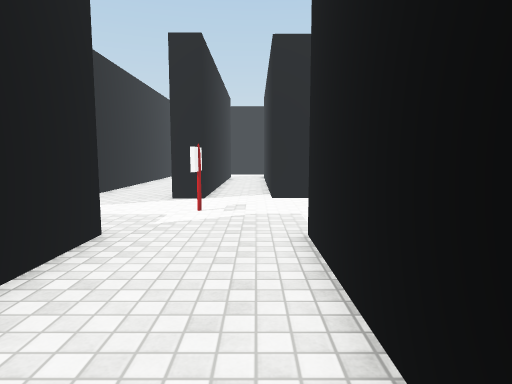
[1] (above)

24 first-person views from a walk through a Unity game level. The camera is 1.3 m above the floor, tilts 6° down and sees 75° across. The floor is counted in squares, 1 m on a side. Each view is taken from the middle of a square. On the plan, view 1 faces up. The plan holds only what a view shows up to about 14 squares ahead; the rest is blank. The place goes on beyond the plan. The player is left out. Surface patterns are stand-ins for the level's own textures.

[2]
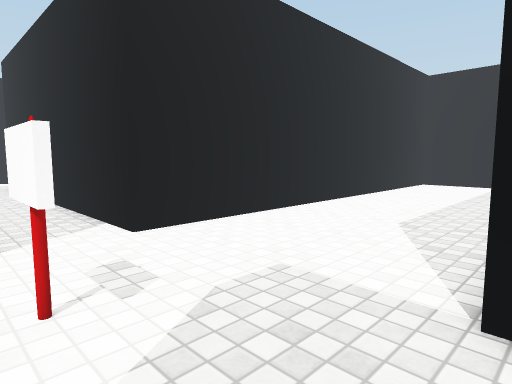

[3]
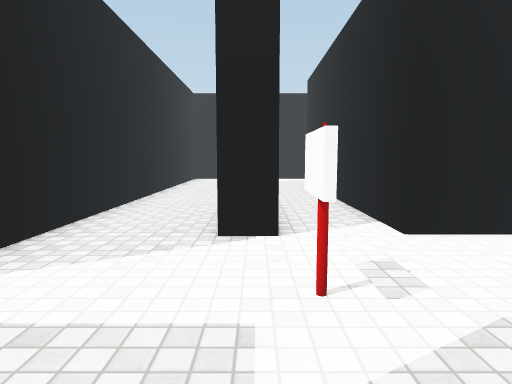

[4]
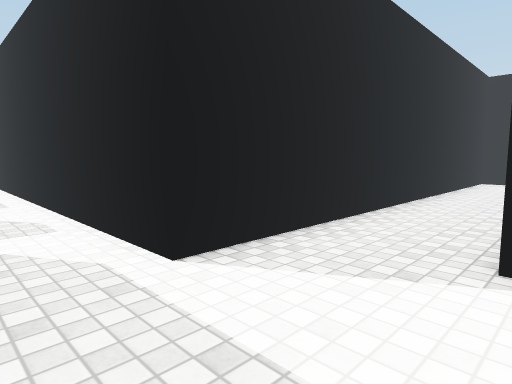

[5]
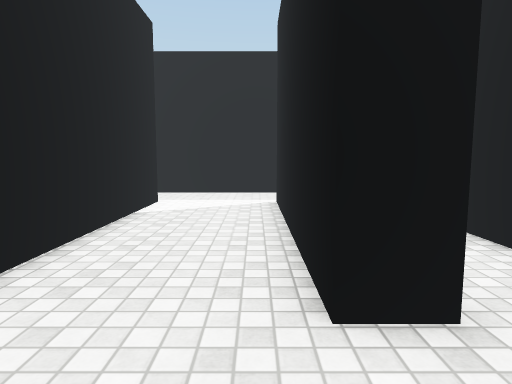

[6]
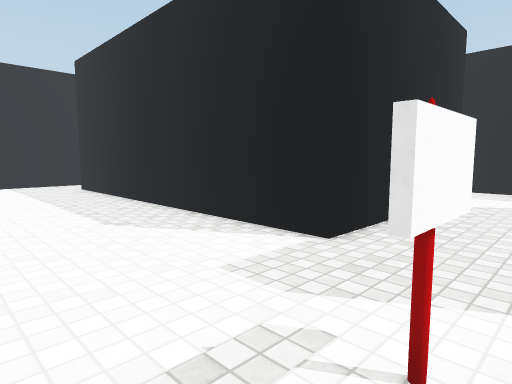

[7]
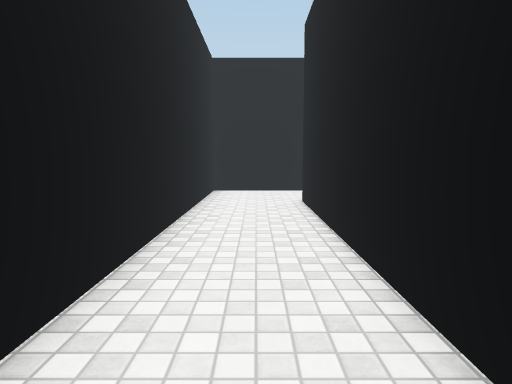

[8]
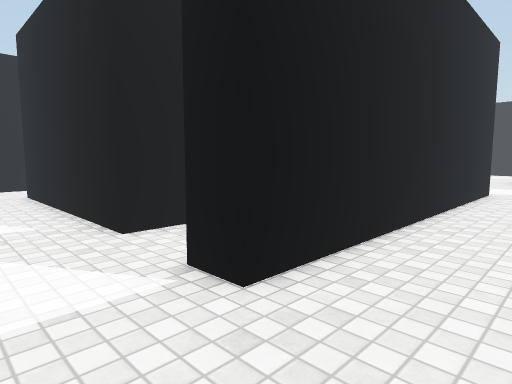

[9]
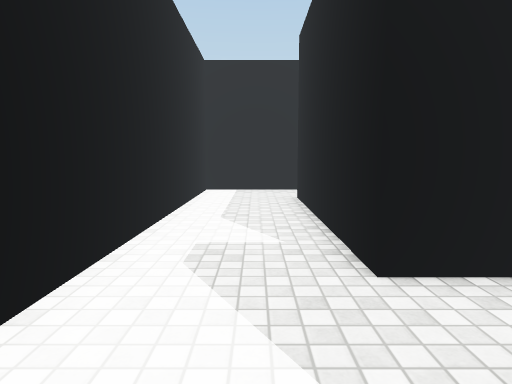

[10]
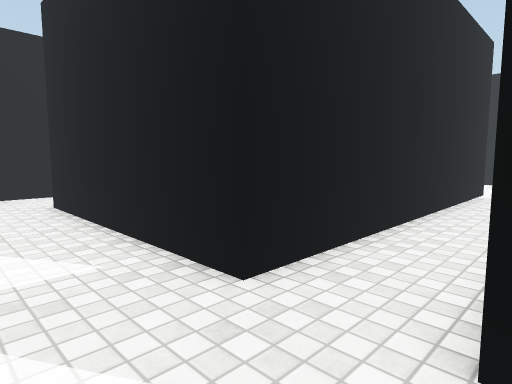

[11]
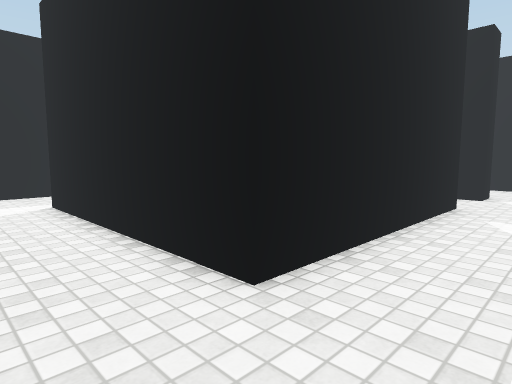

[12]
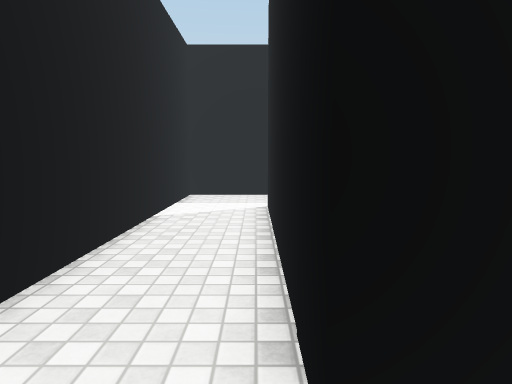

[13]
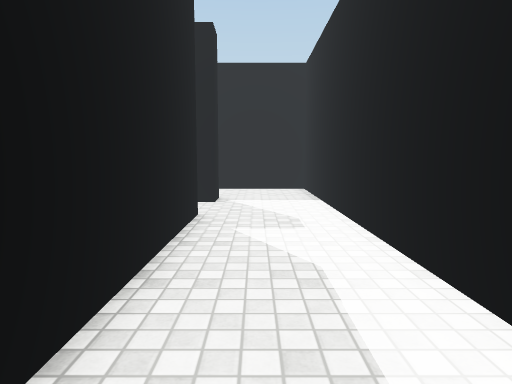

[14]
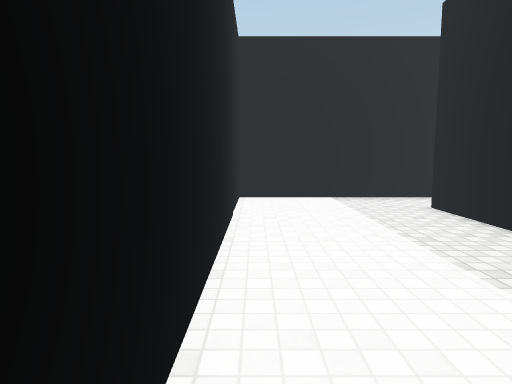

[15]
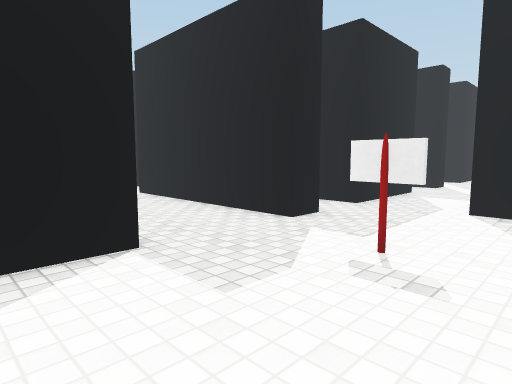

[16]
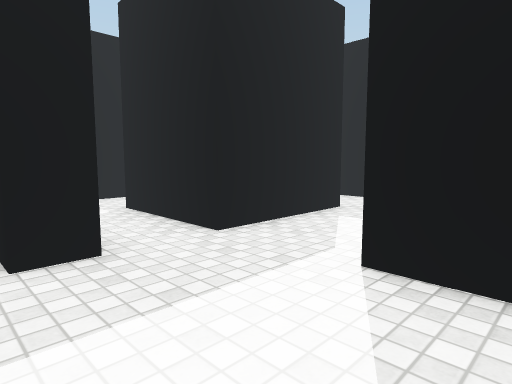

[17]
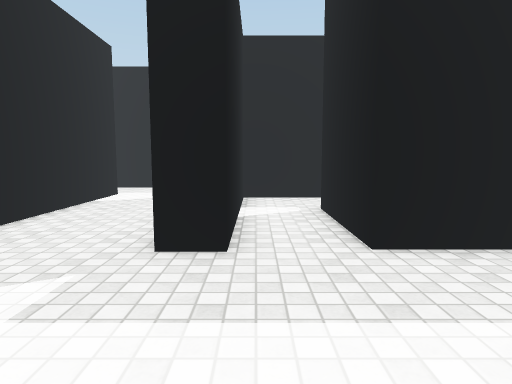

[18]
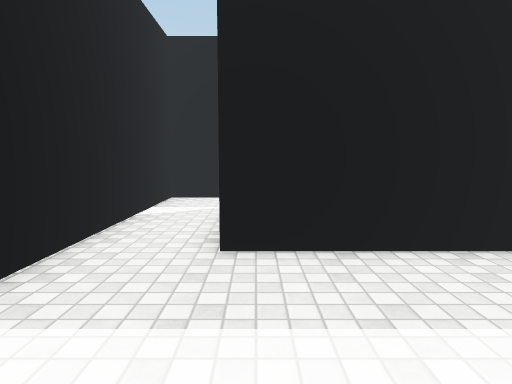

[19]
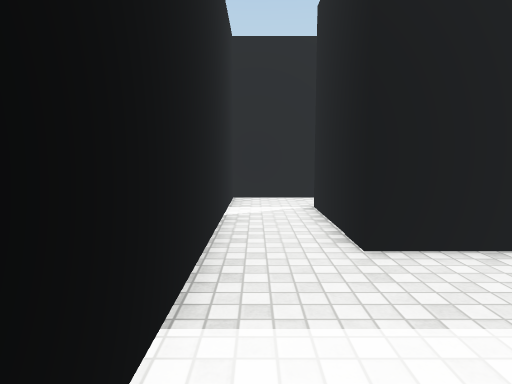

[20]
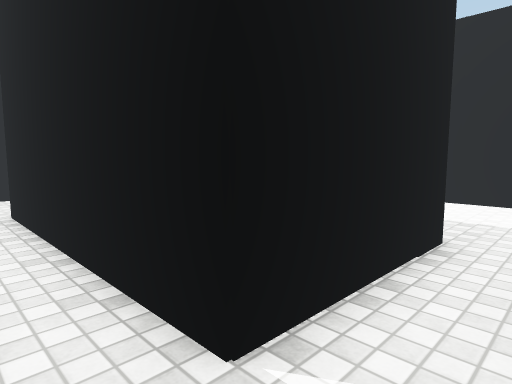

[21]
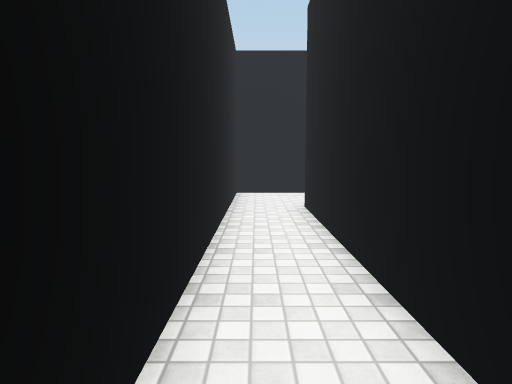

[22]
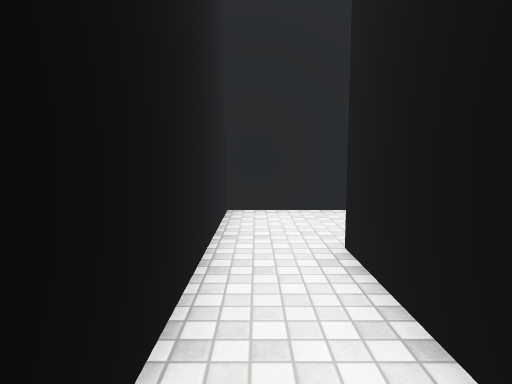

[23]
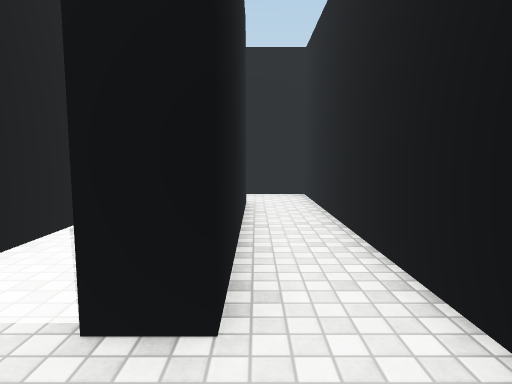

[24]
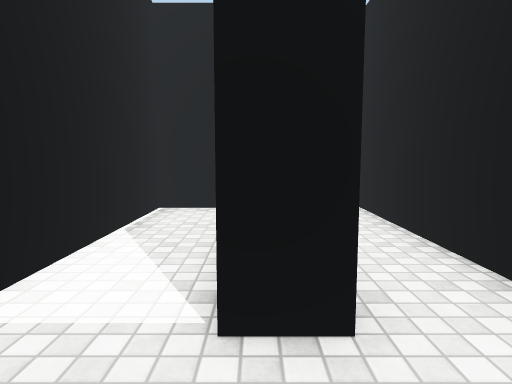

### Floor plan
Points are (right, up) in squares from view 1. A wall is a line through its corners. A room is listed if a view was taken in it or the views show most of it. See-through windows are left out.
Room 1 (views 1, 2, 3, 4, 5, 6, 7, 8, 9, 10, 11, 12, 13, 14, 15, 16, 17, 18, 19, 20, 21, 22, 23, 24)
walls: (-1.4, 8.6) (-1.4, 7.5); (7, 11.5) (10.3, 11.5) (10.3, 25) (-5.6, 25) (-5.6, 8.2) (-9.5, 8.2); (-1.5, 7.5) (-1.5, 8.6); (-1.6, 13.9) (-1.6, 10.5) (-2.6, 10.5) (-2.6, 21.7) (-1.6, 21.7) (-1.6, 21.1); (1.9, 2.2) (1.9, -0.7) (14.7, -0.7) (14.7, 10.5) (0.5, 10.5) (0.5, 21.7) (7.7, 21.7) (7.7, 14.2); (11.5, 3) (11.5, 4.5) (6.1, 4.5); (0.9, -1.8) (0.9, 5.5) (12.5, 5.5) (12.5, 1.3) (5.3, 1.3) (5.3, 2.4); (-9.5, 5.5) (-5.6, 5.5) (-5.6, 1.6); (-6.8, -0.7) (-3.6, -0.7) (-3.6, 5.5) (-2.6, 5.5) (-2.6, -1.8); (-2.9, -4.2) (1.6, -4.2)
ways out: opening at (-6, 0.5)

Positions as (right, up) in squares from view 1, and headings:
1: (0, 0), facing up
2: (-2, 5), facing up-right
3: (-2, 5), facing up
4: (-2, 6), facing up-left
5: (-2, 8), facing down
6: (-2, 10), facing down-right
7: (-4, 12), facing up
8: (-5, 24), facing down-right
9: (-3, 23), facing right
10: (-2, 24), facing down-right
11: (10, 24), facing down-left
12: (8, 23), facing down
13: (8, 23), facing left
14: (4, 10), facing right
15: (3, 10), facing down-left
16: (-2, 10), facing down-left
17: (-4, 10), facing down
18: (12, 10), facing down
19: (14, 10), facing down
20: (14, 0), facing up-left
21: (14, 0), facing left
22: (10, 0), facing left
23: (3, 1), facing right
24: (3, 2), facing right
